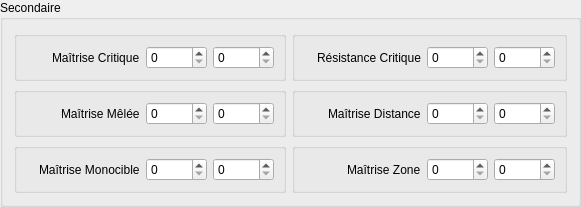
                 <widget class="QGroupBox" name="secondaryBox">
                  <property name="title">
                   <string>Secondaire</string>
                  </property>
                  <layout class="QGridLayout" name="gridLayout_7">
                   <item row="1" column="0">
                    <widget class="QGroupBox" name="criticalMasteryBox">
                     <property name="title">
                      <string/>
                     </property>
                     <layout class="QHBoxLayout" name="horizontalLayout_32">
                      <item>
                       <widget class="QLabel" name="criticalMasteryIcon">
                        <property name="text">
                         <string/>
                        </property>
                        <property name="pixmap">
                         <pixmap resource="../icons.qrc">:/assets/icons/skills/crit_mastery.png</pixmap>
                        </property>
                       </widget>
                      </item>
                      <item>
                       <widget class="QLabel" name="criticalMasteryLabel">
                        <property name="text">
                         <string>Maîtrise Critique</string>
                        </property>
                       </widget>
                      </item>
                      <item>
                       <widget class="QSpinBox" name="criticalMasterySpinMin">
                        <property name="suffix">
                         <string/>
                        </property>
                        <property name="maximum">
                         <number>99999</number>
                        </property>
                        <property name="singleStep">
                         <number>1</number>
                        </property>
                       </widget>
                      </item>
                      <item>
                       <widget class="QSpinBox" name="criticalMasterySpinMax">
                        <property name="suffix">
                         <string/>
                        </property>
                        <property name="maximum">
                         <number>99999</number>
                        </property>
                        <property name="singleStep">
                         <number>1</number>
                        </property>
                       </widget>
                      </item>
                     </layout>
                    </widget>
                   </item>
                   <item row="2" column="0">
                    <widget class="QGroupBox" name="meleeMasteryBox">
                     <property name="title">
                      <string/>
                     </property>
                     <layout class="QHBoxLayout" name="horizontalLayout_28">
                      <item>
                       <widget class="QLabel" name="meleeMasteryIcon">
                        <property name="text">
                         <string/>
                        </property>
                        <property name="pixmap">
                         <pixmap resource="../icons.qrc">:/assets/icons/skills/melee_mastery.png</pixmap>
                        </property>
                       </widget>
                      </item>
                      <item>
                       <widget class="QLabel" name="meleeMasteryLabel">
                        <property name="text">
                         <string>Maîtrise Mêlée</string>
                        </property>
                       </widget>
                      </item>
                      <item>
                       <widget class="QSpinBox" name="meleeMasterySpinMin">
                        <property name="suffix">
                         <string/>
                        </property>
                        <property name="maximum">
                         <number>99999</number>
                        </property>
                        <property name="singleStep">
                         <number>1</number>
                        </property>
                       </widget>
                      </item>
                      <item>
                       <widget class="QSpinBox" name="meleeMasterySpinMax">
                        <property name="suffix">
                         <string/>
                        </property>
                        <property name="maximum">
                         <number>99999</number>
                        </property>
                        <property name="singleStep">
                         <number>1</number>
                        </property>
                       </widget>
                      </item>
                     </layout>
                    </widget>
                   </item>
                   <item row="2" column="1">
                    <widget class="QGroupBox" name="distanceMasteryBox">
                     <property name="title">
                      <string/>
                     </property>
                     <layout class="QHBoxLayout" name="horizontalLayout_29">
                      <item>
                       <widget class="QLabel" name="distanceMasteryIcon">
                        <property name="text">
                         <string/>
                        </property>
                        <property name="pixmap">
                         <pixmap resource="../icons.qrc">:/assets/icons/skills/distance_mastery.png</pixmap>
                        </property>
                       </widget>
                      </item>
                      <item>
                       <widget class="QLabel" name="distanceMasteryLabel">
                        <property name="text">
                         <string>Maîtrise Distance</string>
                        </property>
                       </widget>
                      </item>
                      <item>
                       <widget class="QSpinBox" name="distanceMasterySpinMin">
                        <property name="suffix">
                         <string/>
                        </property>
                        <property name="maximum">
                         <number>99999</number>
                        </property>
                        <property name="singleStep">
                         <number>1</number>
                        </property>
                       </widget>
                      </item>
                      <item>
                       <widget class="QSpinBox" name="distanceMasterySpinMax">
                        <property name="suffix">
                         <string/>
                        </property>
                        <property name="maximum">
                         <number>99999</number>
                        </property>
                        <property name="singleStep">
                         <number>1</number>
                        </property>
                       </widget>
                      </item>
                     </layout>
                    </widget>
                   </item>
                   <item row="3" column="1">
                    <widget class="QGroupBox" name="areaMasteryBox">
                     <property name="title">
                      <string/>
                     </property>
                     <layout class="QHBoxLayout" name="horizontalLayout_30">
                      <item>
                       <widget class="QLabel" name="areaMasteryIcon">
                        <property name="text">
                         <string/>
                        </property>
                        <property name="pixmap">
                         <pixmap resource="../icons.qrc">:/assets/icons/skills/area_mastery.png</pixmap>
                        </property>
                       </widget>
                      </item>
                      <item>
                       <widget class="QLabel" name="areaMasteryLabel">
                        <property name="text">
                         <string>Maîtrise Zone</string>
                        </property>
                       </widget>
                      </item>
                      <item>
                       <widget class="QSpinBox" name="areaMasterySpinMin">
                        <property name="suffix">
                         <string/>
                        </property>
                        <property name="maximum">
                         <number>99999</number>
                        </property>
                        <property name="singleStep">
                         <number>1</number>
                        </property>
                       </widget>
                      </item>
                      <item>
                       <widget class="QSpinBox" name="areaMasterySpinMax">
                        <property name="suffix">
                         <string/>
                        </property>
                        <property name="maximum">
                         <number>99999</number>
                        </property>
                        <property name="singleStep">
                         <number>1</number>
                        </property>
                       </widget>
                      </item>
                     </layout>
                    </widget>
                   </item>
                   <item row="1" column="1">
                    <widget class="QGroupBox" name="criticalBlockBox">
                     <property name="title">
                      <string/>
                     </property>
                     <layout class="QHBoxLayout" name="horizontalLayout_33">
                      <item>
                       <widget class="QLabel" name="criticalBlockIcon">
                        <property name="text">
                         <string/>
                        </property>
                        <property name="pixmap">
                         <pixmap resource="../icons.qrc">:/assets/icons/skills/crit_resist.png</pixmap>
                        </property>
                       </widget>
                      </item>
                      <item>
                       <widget class="QLabel" name="criticalBlockLabel">
                        <property name="text">
                         <string>Résistance Critique</string>
                        </property>
                       </widget>
                      </item>
                      <item>
                       <widget class="QSpinBox" name="criticalBlockSpinMin">
                        <property name="suffix">
                         <string/>
                        </property>
                        <property name="maximum">
                         <number>99999</number>
                        </property>
                        <property name="singleStep">
                         <number>1</number>
                        </property>
                       </widget>
                      </item>
                      <item>
                       <widget class="QSpinBox" name="criticalBlockSpinMax">
                        <property name="suffix">
                         <string/>
                        </property>
                        <property name="maximum">
                         <number>99999</number>
                        </property>
                        <property name="singleStep">
                         <number>1</number>
                        </property>
                       </widget>
                      </item>
                     </layout>
                    </widget>
                   </item>
                   <item row="3" column="0">
                    <widget class="QGroupBox" name="singleMasteryBox">
                     <property name="title">
                      <string/>
                     </property>
                     <layout class="QHBoxLayout" name="horizontalLayout_31">
                      <item>
                       <widget class="QLabel" name="singleMasteryIcon">
                        <property name="text">
                         <string/>
                        </property>
                        <property name="pixmap">
                         <pixmap resource="../icons.qrc">:/assets/icons/skills/st_mastery.png</pixmap>
                        </property>
                       </widget>
                      </item>
                      <item>
                       <widget class="QLabel" name="singleMasteryLabel">
                        <property name="text">
                         <string>Maîtrise Monocible</string>
                        </property>
                       </widget>
                      </item>
                      <item>
                       <widget class="QSpinBox" name="singleMasterySpinMin">
                        <property name="suffix">
                         <string/>
                        </property>
                        <property name="maximum">
                         <number>99999</number>
                        </property>
                        <property name="singleStep">
                         <number>1</number>
                        </property>
                       </widget>
                      </item>
                      <item>
                       <widget class="QSpinBox" name="singleMasterySpinMax">
                        <property name="suffix">
                         <string/>
                        </property>
                        <property name="maximum">
                         <number>99999</number>
                        </property>
                        <property name="singleStep">
                         <number>1</number>
                        </property>
                       </widget>
                      </item>
                     </layout>
                    </widget>
                   </item>
                  </layout>
                 </widget>
